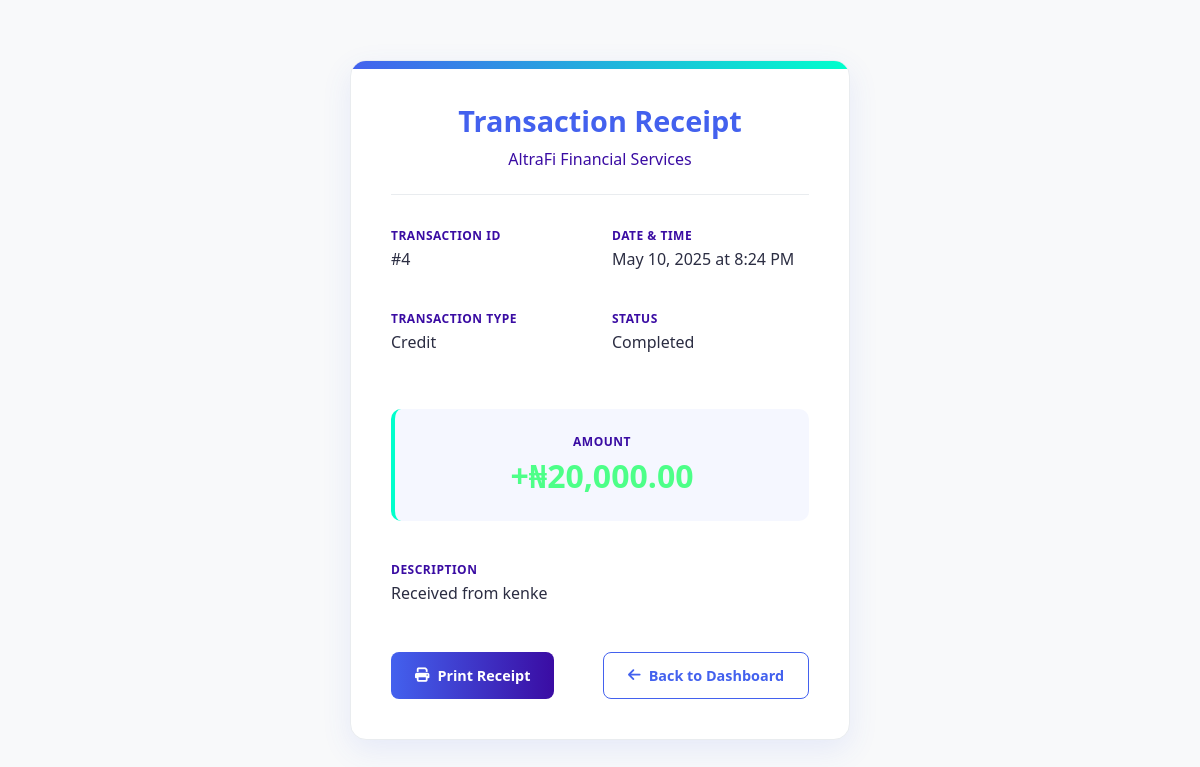
Page /receipt.php?id=4 (signed in) on the committed database.
### tables this page shows
CREATE TABLE `transactions` (
  `id` int(11) NOT NULL AUTO_INCREMENT,
  `user_id` int(11) NOT NULL,
  `reference` varchar(255) DEFAULT NULL,
  `amount` decimal(10,2) NOT NULL,
  `status` enum('pending','approved','cancelled') DEFAULT 'pending',
  `description` varchar(255) DEFAULT NULL,
  `date` date DEFAULT NULL,
  `created_at` timestamp NOT NULL DEFAULT current_timestamp(),
  PRIMARY KEY (`id`),
  UNIQUE KEY `reference` (`reference`),
  KEY `user_id` (`user_id`),
  CONSTRAINT `transactions_ibfk_1` FOREIGN KEY (`user_id`) REFERENCES `users` (`id`)
);

### receipt.php (the view, shortened to what this page needs)
<?php
require 'config.php';
$stmt = $pdo->prepare("SELECT * FROM transactions WHERE id = ? AND user_id = ?");
$stmt->execute([$_GET['id'], $_SESSION['user_id']]);
$transaction = $stmt->fetch();
?>
<!DOCTYPE html>
<html>
<head>
    <link rel="stylesheet" href="https://cdnjs.cloudflare.com/ajax/libs/font-awesome/6.4.0/css/all.min.css">
</head>
<body>
    <div class="receipt-container">
        <div class="receipt-header">
            <h2>Transaction Receipt</h2>
            <p>AltraFi Financial Services</p>
        </div>
        <div class="receipt-details">
            <div class="detail-item">
                <div class="detail-label">Transaction ID</div>
                <div class="detail-value">#<?= $transaction['id'] ?></div>
            </div>
            <div class="detail-item">
                <div class="detail-label">Date & Time</div>
                <div class="detail-value"><?= date('M j, Y \a\t g:i A', strtotime($transaction['created_at'])) ?></div>
            </div>
            <div class="detail-item">
                <div class="detail-label">Transaction Type</div>
                <div class="detail-value"><?= $transaction['amount'] >= 0 ? 'Credit' : 'Debit' ?></div>
            </div>
            <div class="detail-item">
                <div class="detail-label">Status</div>
                <div class="detail-value">Completed</div>
            </div>
            <div class="amount">
                <div class="detail-label">Amount</div>
                <div class="detail-value <?= $transaction['amount'] >= 0 ? 'positive' : 'negative' ?>">
                    <?= ($transaction['amount'] >= 0 ? '+' : '') . '₦' . number_format($transaction['amount'], 2) ?>
                </div>
            </div>
            <div class="detail-item full-width">
                <div class="detail-label">Description</div>
                <div class="detail-value"><?= htmlspecialchars($transaction['description'] ?? 'N/A') ?></div>
            </div>
        </div>
        <div class="receipt-footer">
            <button class="btn btn-primary" onclick="window.print()">
                <i class="fas fa-print"></i> Print Receipt
            </button>
            <a href="dashboard.php" class="btn btn-secondary">
                <i class="fas fa-arrow-left"></i> Back to Dashboard
            </a>
        </div>
    </div>
</body>
</html>

### receipt.php (style rules this page uses)
:root { --primary: #4361ee; --secondary: #3a0ca3; --accent: #00ffcc; --dark: #2b2d42; --light: #ffffff; --background: #f8f9fa; --error: #ef233c; --success: #4dff88; --border: #e9ecef; }
* { box-sizing: border-box; margin: 0; padding: 0; font-family: 'Segoe UI', 'Roboto', sans-serif; }
body { background-color: var(--background); color: var(--dark); min-height: 100vh; display: flex; justify-content: center; align-items: center; padding: 2rem; }
.receipt-container { background: var(--light); border-radius: 16px; width: 100%; max-width: 500px; padding: 2.5rem; box-shadow: 0 10px 30px rgba(67, 97, 238, 0.1); position: relative; overflow: hidden; border: 1px solid var(--border); }
.receipt-container::before { content: ''; position: absolute; top: 0; left: 0; width: 100%; height: 8px; background: linear-gradient(to right, var(--primary), var(--accent)); }
.receipt-header { text-align: center; margin-bottom: 2rem; padding-bottom: 1.5rem; border-bottom: 1px solid var(--border); }
.receipt-header h2 { font-size: 1.8rem; color: var(--primary); margin-bottom: 0.5rem; }
.receipt-header p { color: var(--secondary); font-weight: 500; }
.receipt-details { display: grid; grid-template-columns: 1fr 1fr; gap: 1.5rem; margin-bottom: 1.5rem; }
.detail-item { margin-bottom: 1rem; }
.detail-label { font-size: 0.75rem; color: var(--secondary); margin-bottom: 0.25rem; text-transform: uppercase; letter-spacing: 0.5px; font-weight: 600; }
.detail-value { font-size: 1rem; font-weight: 500; color: var(--dark); }
.amount { grid-column: span 2; text-align: center; padding: 1.5rem; margin: 1rem 0; background: rgba(67, 97, 238, 0.05); border-radius: 10px; border-left: 4px solid var(--accent); }
.amount .detail-value { font-size: 2rem; font-weight: 700; color: var(--primary); }
.positive { color: var(--success) !important; }
.receipt-footer { display: flex; justify-content: space-between; margin-top: 2rem; gap: 1rem; }
.btn { padding: 0.8rem 1.5rem; border-radius: 8px; font-weight: 600; cursor: pointer; transition: all 0.3s ease; text-decoration: none; display: inline-flex; align-items: center; gap: 0.5rem; border: none; font-size: 0.9rem; }
.btn-primary { background: linear-gradient(to right, var(--primary), var(--secondary)); color: white; }
.btn-secondary { background: white; color: var(--primary); border: 1px solid var(--primary); }
.full-width { grid-column: span 2; }

### rows in the picture
transactions: id "4", created_at "May 10, 2025 at 8:24 PM", amount "20,000.00", description "Received from kenke"
